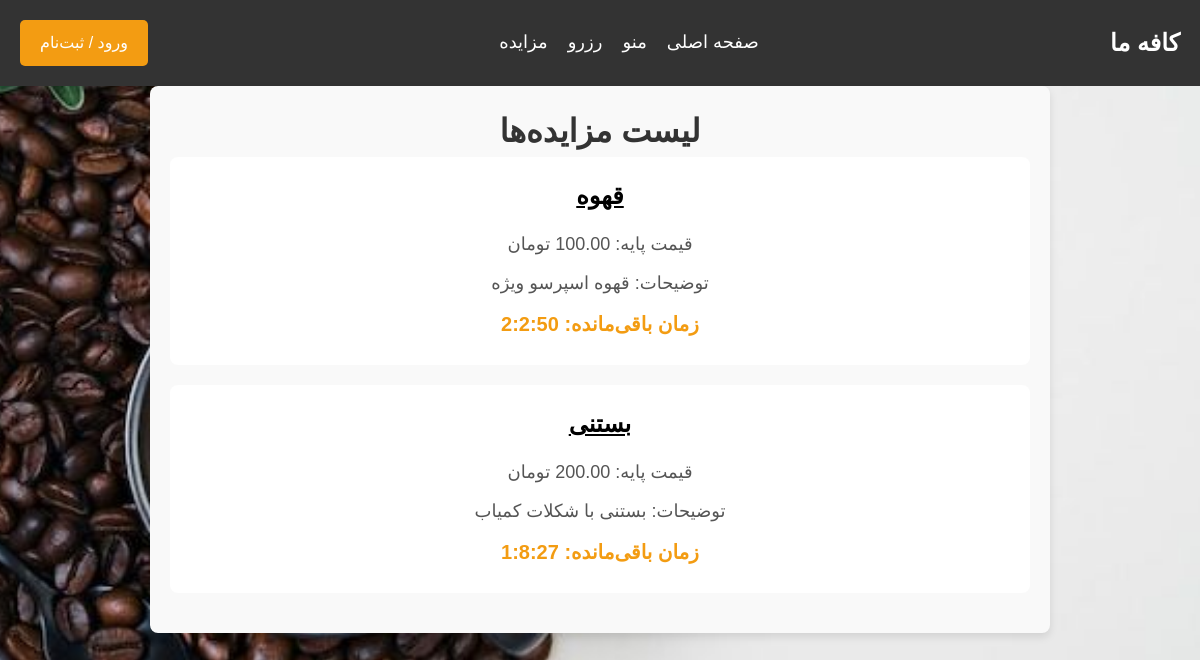
Page /auction/ on the committed database.
### auction/models.py (models this page shows, shortened)
class Auction(models.Model):
    name = models.CharField(max_length=255)
    starting_price = models.DecimalField(max_digits=10, decimal_places=2)
    description = models.TextField()
    start_date = models.DateTimeField(default=now)
    end_date = models.DateTimeField(default=get_auction_end_time)
    creator = models.ForeignKey(User, on_delete=models.CASCADE, null=False, blank=False)

### auction/views.py (the view)
# urls.py: path('', views.auction_list, name='auction_list'),
def auction_list(request):
    auctions = Auction.objects.all()
    auction_data = []
    for auction in auctions:
        time_remaining = auction.end_date - now()
        total_seconds = max(0, int(time_remaining.total_seconds()))  # جلوگیری از مقدار منفی
        hours, remainder = divmod(total_seconds, 3600)
        minutes, seconds = divmod(remainder, 60)
        auction_data.append({
            'auction': auction,
            'hours': hours,
            'minutes': minutes,
            'seconds': seconds
        })
    return render(request, "auction_list.html", {"auctions": auction_data})

### templates/auction_list.html (shortened to what this page needs)
{% extends 'base.html' %}
{% load static %}
{% block extra_css %}
    <link rel="stylesheet" href="{% static 'style/auction.css' %}">
{% endblock %}
{% block content %}
<div class="auction-container">
    <h1>لیست مزایده‌ها</h1>
    {% for auction in auctions %}
        <div class="auction-item" style="direction: rtl;">
            <h2><a href="{% url 'auction_detail' auction.auction.id %}">{{ auction.auction.name }}</a></h2>
            <p>قیمت پایه: {{ auction.auction.starting_price }} تومان</p>
            <p>توضیحات: {{ auction.auction.description }}</p>
            <p class="countdown">زمان باقی‌مانده: <span id="timer_{{ auction.auction.id }}"></span></p>
        </div>
    {% empty %}
        <p>هیچ مزایده‌ای یافت نشد.</p>
    {% endfor %}
</div>
{% endblock %}

### static/style/auction.css (style rules this page uses)
body { position: relative; margin: 0; padding: 0; overflow: auto; }
body::before { content: ""; position: fixed; top: 0; left: 0; width: 100%; height: 100%; background-image: url('../image/auction.jpg'); background-size: cover; background-position: center; background-attachment: fixed; z-index: -1; }
a { color: black; }
.auction-container { max-width: 900px; margin: 0 auto; padding: 20px; background-color: #f9f9f9; border-radius: 8px; box-shadow: 0 4px 8px rgba(0, 0, 0, 0.1); font-family: 'IranSans', sans-serif; text-align: center; }
.auction-item { background-color: #fff; padding: 20px; border-radius: 8px; margin-bottom: 20px; display: flex; flex-direction: column; align-items: center; justify-content: center; }
.auction-item h2 { color: #333; font-size: 24px; margin-bottom: 10px; }
.auction-item h2 a { color: black; }
.auction-item p { color: #555; font-size: 18px; margin: 5px 0; }
.auction-item .countdown { font-weight: bold; color: #f39c12; font-size: 20px; }

### static/style/home.css (style rules this page uses)
* { margin: 0; padding: 0; box-sizing: border-box; font-family: 'IranSans', sans-serif; }
body { background-color: #f4f4f9; color: #333; line-height: 1.6; font-family: 'IranSans', sans-serif; }

### rows in the picture
Auction: auction.name "قهوه", auction.description "قهوه اسپرسو ویژه"
Auction: auction.name "بستنی", auction.description "بستنی با شکلات کمیاب"
